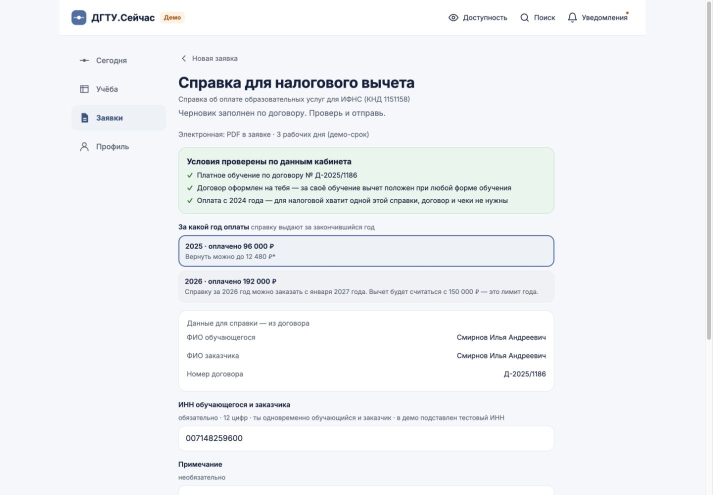
#> input picture docs/screenshots/demo-02-tax.jpg, 1425 x 990 px, given in place of next-step-desktop.jpg, which was not available (shown at 1/2 size)
$ python build_demo_video.py
#> lines starting #> are read from the running program, lines starting #| are printed output that depends on the picture
# -*- coding: utf-8 -*-
"""Видео по кадрам реального локального прохождения; не непрерывная запись экрана."""
from pathlib import Path
import sys,subprocess,textwrap
from PIL import Image,ImageDraw,ImageFont
import imageio_ffmpeg
R=Path(__file__).resolve().parents[1];out=R/'output';tmp=R/'tmp/video';tmp.mkdir(parents=True,exist_ok=True)
font=lambda n:ImageFont.truetype(str(R/'fonts/Inter_400Regular.ttf'),n)
bold=lambda n:ImageFont.truetype(str(R/'fonts/Inter_700Bold.ttf'),n)
scenes=[('next-step-desktop.jpg','Илья: один следующий шаг','Готовый черновик справки уже на главной. Открыть, проверить и отправить.',7),('demo-02-tax.jpg','Данные уже заполнены','Год и договор видны в форме. Незаконченный год выбрать нельзя.',7),('demo-04-staff.jpg','Сотрудник принимает заявку','Взять в работу и сформировать PDF: один маршрут с понятным результатом.',8),('demo-05-ready.jpg','Справка готова','У Ильи появились файл и статус. Результат хранится в заявке.',7),('demo-07-admission.jpg','Анна: от цифр к действию','12 из 50. Две работы дадут до 35: до порога останется ещё 3. Это расчёт программы.',8),('demo-08-plan.jpg','Подготовка между парами','План на семь дней учитывает расписание. Отметка «Сделано» не меняет баллы.',7),('next-step-anna-desktop.jpg','Главная стала спокойнее','Один следующий шаг. Остальные задачи остаются доступны по нажатию.',6)]
for i,(filename,title,body,duration) in enumerate(scenes):
 im=Image.new('RGB',(1920,1080),'#F5F7FA');d=ImageDraw.Draw(im)
#> after `im = Image.new('RGB', (1920, 1080), '#F5F7FA')`:
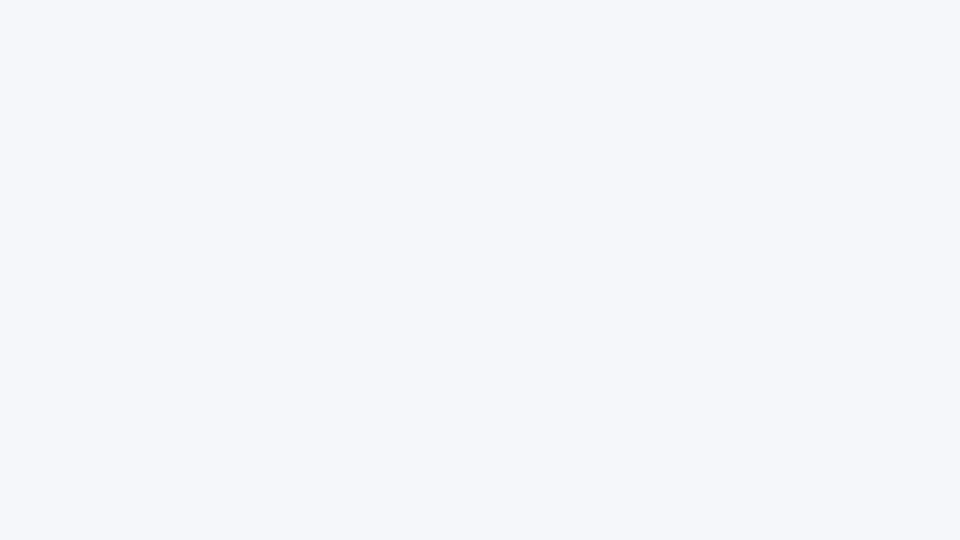
#> im: PIL image 1920x1080 RGB (shown at 1/2 size); mean R, G, B 245, 247, 250
 d.text((42,36),'ДГТУ.Сейчас',font=bold(42),fill='#36557F')
 d.text((42,98),'Демонстрация по кадрам · локальный прототип · синтетические данные',font=font(25),fill='#526078')
 y=220
 for line in textwrap.wrap(title,18):d.text((42,y),line,font=bold(37),fill='#14213D');y+=50
#> after the loop, y = 320
 y+=24
#> y = 344
 for line in textwrap.wrap(body,25):d.text((42,y),line,font=font(28),fill='#526078');y+=41
#> this loop made 3 passes
#> y on passes 1 to 3: 385, 426, 467
#> after the loop, y = 467
 screen=Image.open(R/'docs/screenshots'/filename).convert('RGB');screen.thumbnail((1400,880),Image.Resampling.LANCZOS);im.paste(screen,(480+(1400-screen.width)//2,168))
#> further down, screen is the input picture: PIL image 1425x990 RGB; mean R, G, B 241, 242.9, 245.9
#> after `im.paste(screen, (480 + (1400 - screen.width) // 2, 168))`:
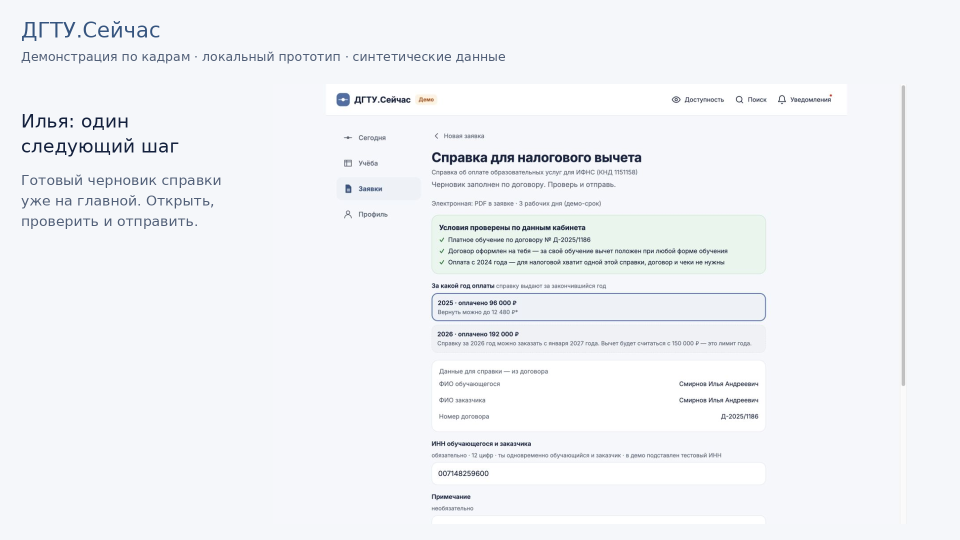
#> im: PIL image 1920x1080 RGB (shown at 1/2 size); mean R, G, B 241.4, 243.4, 246.6
 d.text((42,1008),f'{i+1} / {len(scenes)} · Без озвучки',font=font(24),fill='#526078');im.save(tmp/f'{i:02}.png')
#> pass 3 of the loop `for i,(filename,title,body,duration) in enumerate(scenes):`:
#> after the loop `for line in textwrap.wrap(title,18):d.text((42,y),line,font=bold(37),f..`: y = 320
#> `y+=24`: y = 344
#> the loop `for line in textwrap.wrap(body,25):d.text((42,y),line,font=font(28),fi..` made 4 passes
#> after the loop `for line in textwrap.wrap(body,25):d.text((42,y),line,font=font(28),fi..`: y = 508
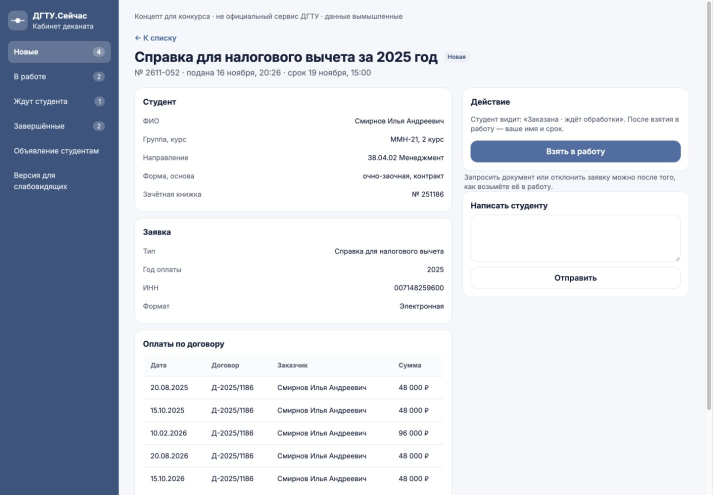
#> input picture docs/screenshots/demo-04-staff.jpg, 1425 x 990 px (shown at 1/2 size)
#> screen is the input picture: PIL image 1425x990 RGB; mean R, G, B 213.1, 217.8, 226.8
#> screen: PIL image 1267x880 RGB
#> `im.paste(screen, (480 + (1400 - screen.width) // 2, 168))`:
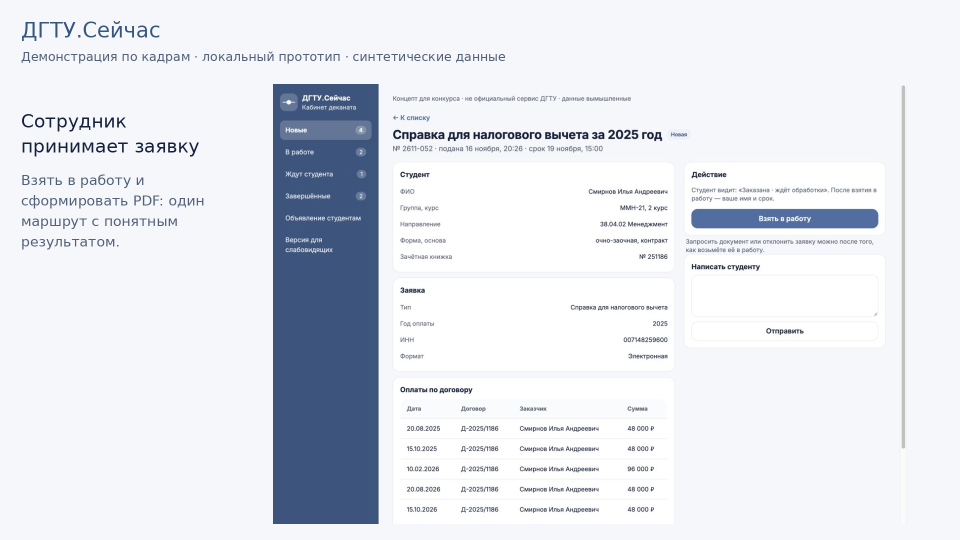
#> im: PIL image 1920x1080 RGB (shown at 1/2 size); mean R, G, B 226.3, 229.9, 236.3
#> the loop made 7 passes; the first 3 are shown
with (tmp/'frames.txt').open('w') as f:
 for i,(_,_,_,duration) in enumerate(scenes):f.write(f"file '{i:02}.png'\nduration {duration}\n")
 f.write(f"file '{len(scenes)-1:02}.png'\n")
#> (the run stopped early here; a loop or call above may not have finished)
